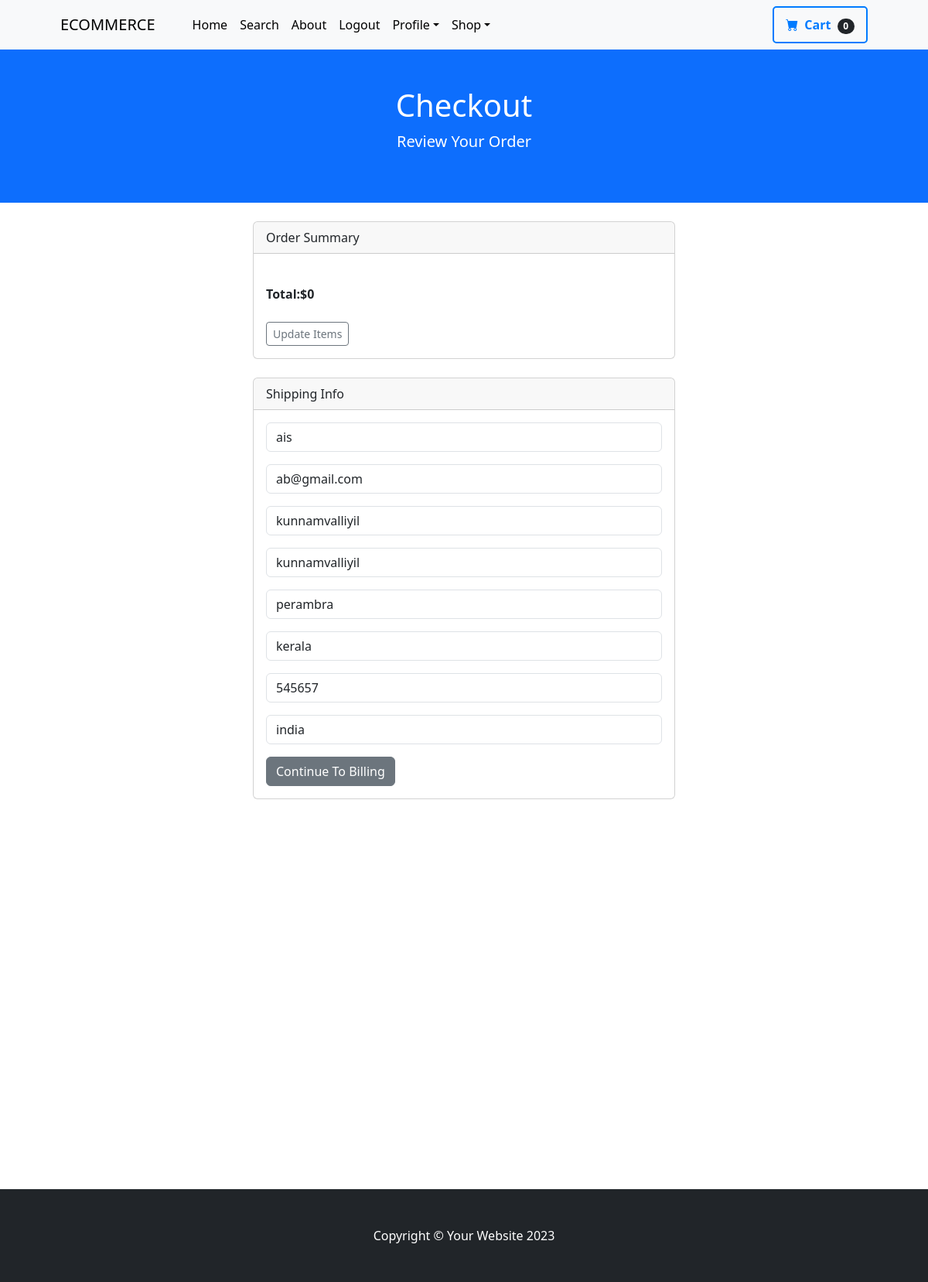
Screenshot of /payment/checkout (signed in) with the database file from the repository.
### payment/models.py (models this page shows, shortened)
class ShippingAddress(models.Model):
    user=models.ForeignKey(User,on_delete=models.CASCADE,null=True,blank=True)
    shipping_full_name=models.CharField(max_length=255)
    shipping_email=models.CharField(max_length=255)
    shipping_address1=models.CharField(max_length=255)
    shipping_address2=models.CharField(max_length=255,null=True,blank=True)
    shipping_city=models.CharField(max_length=255)
    shipping_state=models.CharField(max_length=255 ,null=True,blank=True)
    shipping_zipcode=models.CharField(max_length=255,null=True,blank=True)
    shipping_country=models.CharField(max_length=255)
    class Meta:
        verbose_name_plural="Shiping Address"

### payment/views.py (the view, shortened to what this page needs)
# urls.py: path('checkout',views.checkout,name='checkout'),
def checkout(request):
    cart = Cart(request)
    cart_products = cart.get_prods()
    quantities = cart.get_quants()
    totals = cart.cart_total()  # Correctly call the method
    if request.user.is_authenticated:
        try:
            shipping_user_profile, created = ShippingAddress.objects.get_or_create(user=request.user)
        except ShippingAddress.DoesNotExist:
            shipping_user_profile = ShippingAddress.objects.create(user=request.user)
        shipping_form = ShippingForm(request.POST or None, instance=shipping_user_profile)
        return render(
            request,
            'checkout.html',
            {
                "cart_products": cart_products,
                'quantities': quantities,
                'totals': totals,
                'shipping_form': shipping_form
            }
        )

### cart/cart.py (called while the page is built, shortened)
    def __len__(self):
        return sum(item['quantity'] for item in self.cart.values())

    def get_prods(self):
        product_ids = self.cart.keys()
        products = Product.objects.filter(id__in=product_ids)
        return products

    def get_quants(self):
        quantities = {product_id: item['quantity'] for product_id, item in self.cart.items()}
        return quantities

    def cart_total(self):
      product_ids = self.cart.keys()
      products = Product.objects.filter(id__in=product_ids)  # Fetch products from the database
      total = 0  # Start the total at 0
      return total

### cart/context_processes.py (called while the page is built)
def cart(request):
    return {'cart':Cart(request)}

### payment/templates/checkout.html (shortened to what this page needs)
{% extends 'base.html' %}
{% block content %}
    <header class="bg-primary text-white text-center py-5">
        <div class="container">
            <h1>Checkout</h1>
            <p class="lead">Review Your Order</p>
        </div>
    </header>
 <br/>
 <div class="container">
    <div class="row">
        <div class="col-md-6 offset-md-3">
            <div class="card">
                <div class="card-header">
                  Order Summary
                </div>
                <div class="card-body">
                    <br/>
                    <strong>Total:${{totals}}</strong>
                    <br/><br/>
                    <a href="{% url 'cart_summary'%}" class="btn btn-sm btn-outline-secondary">Update Items</a>
                </div>
              </div>
              <br/>
              <div class="card">
                <div class="card-header">
                    Shipping Info
                </div>
                <div class="card-body">
                    <form method="POST" action="{% url 'billing_info' %}">
                        {{ shipping_form.as_p }}
                        <button type="submit" class="btn btn-secondary">Continue To Billing</button>
                    </form>
                </div>
            </div>
        </div>
    </div>
 </div>
 <br/><br/><br/><br/><br/><br/><br/><br/><br/><br/><br/><br/><br/><br/><br/><br/><br/><br/><br/><br/><br/>
{% endblock %}

### rows the page displays
ShippingAddress: shipping_full_name "ais", shipping_email "ab@gmail.com", shipping_address1 "kunnamvalliyil", shipping_address2 "kunnamvalliyil", shipping_city "perambra", shipping_state "kerala", shipping_zipcode "545657", shipping_country "india"

### other values shown
{{ cart|length }} "0"
{{ totals }} "0"
